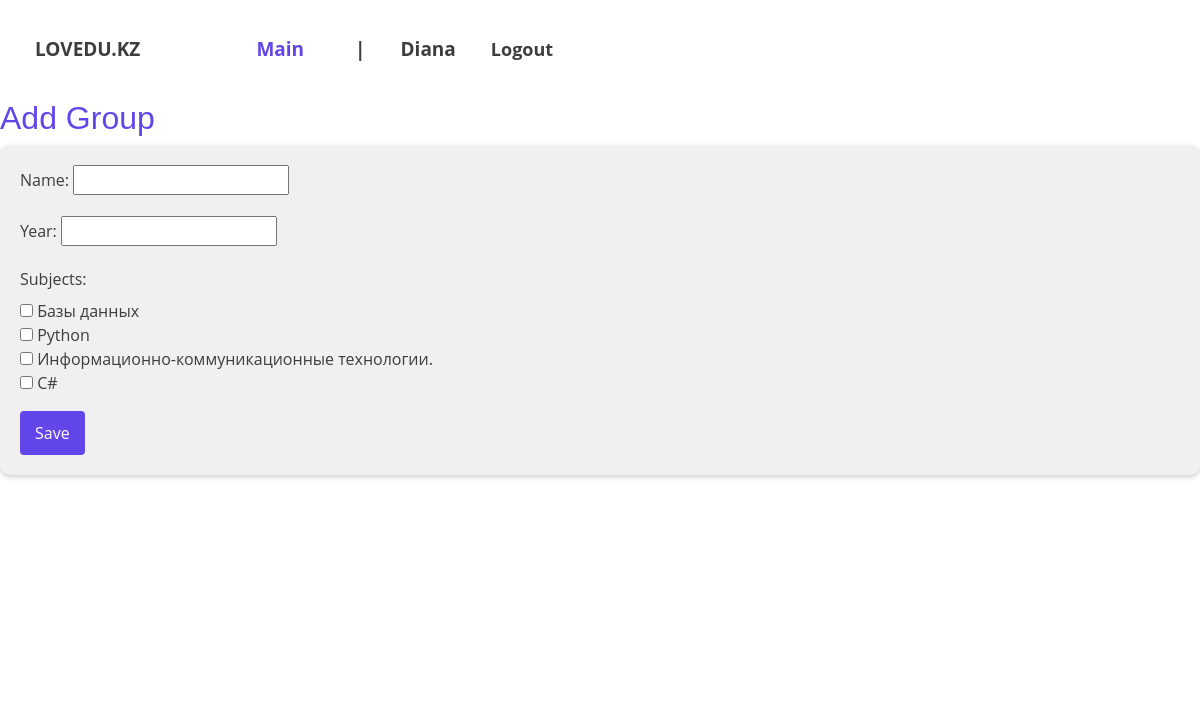
The app's page /add_group/ (signed in) with its own data.
### Quiz/models.py (models this page shows)
class CustomUser(AbstractUser):
    id = models.AutoField(primary_key=True)
    custom_groups = models.ManyToManyField(
        'CustomGroup',
        verbose_name=_('custom groups'),
        blank=True,
        help_text=_('The custom groups this user belongs to.'),
        related_name="custom_user_groups",
        related_query_name="custom_user",
    )
    user_permissions = models.ManyToManyField(
        Permission,
        verbose_name=_('user permissions'),
        blank=True,
        help_text=_('Specific permissions for this user.'),
        related_name="custom_user_permissions",
        related_query_name="user",
    )
    USER_TYPE_CHOICES = (
        (1, 'student'),
        (2, 'teacher'),
        (3, 'admin'),
    )
    subjects = models.ManyToManyField('Subject', related_name='users', blank=True)
    user_type = models.PositiveSmallIntegerField(choices=USER_TYPE_CHOICES, default=3)

class Subject(models.Model):
    name = models.CharField(max_length=200, unique=True)
    description = models.TextField(null=True, blank=True)
    def __str__(self):
        return self.name

### Quiz/views.py (the view)
# urls.py: path('add_group/', add_group, name='add_group'),
@login_required
@user_passes_test(is_teacher_or_admin)
def add_group(request):
    if request.method == 'POST':
        form = CustomGroupForm(request.POST)
        if form.is_valid():
            form.save()
            return redirect('home')  # Or wherever you want to redirect
    else:
        form = CustomGroupForm()
    return render(request, 'Quiz/add_group.html', {'custom_group_form': form})

### Quiz/forms.py
class CustomGroupForm(forms.ModelForm):
    subjects = forms.ModelMultipleChoiceField(
        queryset=Subject.objects.all(),
        widget=forms.CheckboxSelectMultiple,
        required=False
    )
    class Meta:
        model = CustomGroup
        fields = ['name', 'year', 'subjects']

### Quiz/views.py (called while the page is built)
def is_teacher_or_admin(user):
    return user.user_type in [2, 3]

### Quiz/templates/Quiz/add_group.html (shortened to what this page needs)
{% extends 'Quiz/dependencies.html' %}
{% load static %}
{% block content %}
<head>
    <link rel="stylesheet" href="{% static 'styles/add_group.css' %}">
</head>
<h2>Add Group</h2>
<form method="post" class="custom-group-form">
    <div class="form-group">
        <label for="id_name">Name:</label>
        {{ custom_group_form.name }}
    </div>
    <div class="form-group">
        <label for="id_year">Year:</label>
        {{ custom_group_form.year }}
    </div>
    <div class="form-group">
        <label>Subjects:</label>
        {% for checkbox in custom_group_form.subjects %}
            <div>
                {{ checkbox.tag }} {{ checkbox.choice_label }}
            </div>
        {% endfor %}
    </div>
    <button type="submit">Save</button>
</form>
{% endblock %}

### Quiz/templates/Quiz/navbar.html (shortened to what this page needs)
{% load static %}
<head>
     <link rel="stylesheet" href="{% static 'styles/style.css' %}">
</head>
	<section class="secmain">
  <div id="menu">
      <p>LOVEDU.KZ</p>
  <div class="separator">
      <a class="nav-link" href="{% url 'home' %}"><span class="main" >Main</span></a>
      <span>|</span>
      {% if user.is_authenticated %}
      <span class="greet">{{request.user}}</span>
      {% endif %}
  <span ><a  class="greet" href="{% url 'logout' %}">Logout</a></span>
  </div>
</div>

### static/styles/style.css (style rules this page uses)
#menu { display: flex; align-items: center; }
#menu p { margin: 35px; font-size: 19px; color: #3D3D3D; }
#menu p, #menu .separator { margin-right: 100px; font-family: 'Open Sans', sans-serif; font-weight: bold; color: #3D3D3D; }
#menu .separator, #menu img { margin-right: 600px; }
.separator { display: flex; align-items: center; }
.separator span { margin-right: 35px; font-size: 19px; }
.separator .main { color: #6246EA; }
.secmain { width: 100%; height: 700px; background-color: white; }

### static/styles/add_group.css (style rules this page uses)
body { font-family: 'Open Sans', sans-serif; background-color: #FFFFFF; color: #3D3D3D; }
h2 { font-family: 'Peace Sans', sans-serif; color: #6246EA; }
.custom-group-form { background-color: #F0F0F0; padding: 20px; border-radius: 10px; box-shadow: 0 2px 5px rgba(0,0,0,0.2); }
.custom-group-form button { background-color: #6246EA; color: white; padding: 10px 15px; border: none; border-radius: 4px; cursor: pointer; }

### Quiz/templates/Quiz/navbar.html (style rules this page uses)
.greet { font-size: 18px; color: #3D3D3D; text-align: right; }

### records on screen
CustomUser: user "Diana"
Subject: choice_label "Базы данных"
Subject: choice_label "Python"
Subject: choice_label "Информационно-коммуникационные технологии."
Subject: choice_label "С#"
